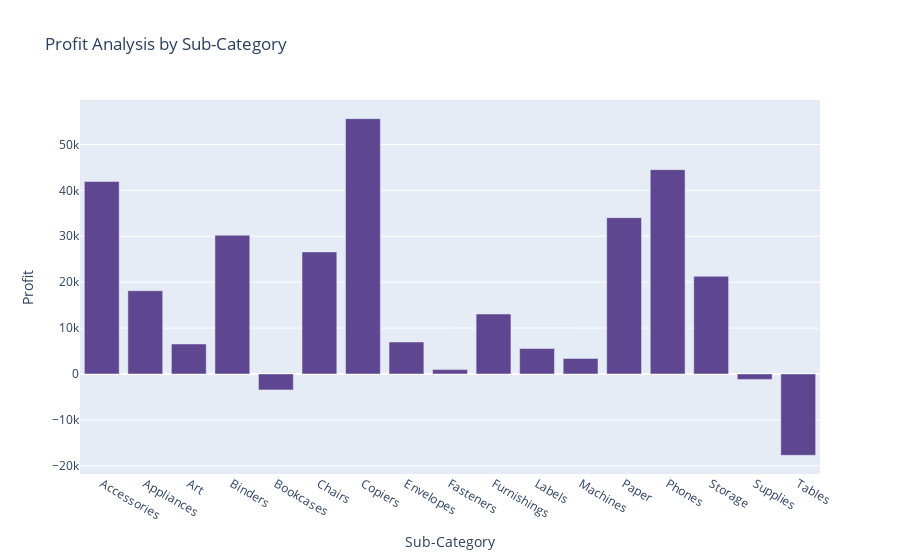

Source (notebook cell):
### Code cell
fig = px.bar(profit_by_subcategory,
             x="Sub-Category",
             y="Profit",
             title="Profit Analysis by Sub-Category",
            color_discrete_sequence=px.colors.qualitative.Prism)
fig.show()

### Figure 1 — Plotly figure (JSON) as saved in the notebook; plotly's stock layout.template omitted (floating-point values rounded to 4 significant figures)
{"data": [{"alignmentgroup": "True", "hovertemplate": "Sub-Category=%{x}<br>Profit=%{y}<extra></extra>", "legendgroup": "", "marker": {"color": "rgb(95, 70, 144)", "pattern": {"shape": ""}}, "name": "", "offsetgroup": "", "orientation": "v", "showlegend": false, "textposition": "auto", "type": "bar", "x": ["Accessories", "Appliances", "Art", "Binders", "Bookcases", "Chairs", "Copiers", "Envelopes", "Fasteners", "Furnishings", "Labels", "Machines", "Paper", "Phones", "Storage", "Supplies", "Tables"], "xaxis": "x", "y": [41940.0, 18140.0, 6528.0, 30220.0, -3473.0, 26590.0, 55620.0, 6964.0, 949.5, 13060.0, 5546.0, 3385.0, 34050.0, 44520.0, 21280.0, -1189.0, -17730.0], "yaxis": "y"}], "layout": {"autosize": true, "barmode": "relative", "legend": {"tracegroupgap": 0}, "title": {"text": "Profit Analysis by Sub-Category"}, "xaxis": {"anchor": "y", "autorange": true, "domain": [0, 1], "range": [-0.5, 16.5], "title": {"text": "Sub-Category"}, "type": "category"}, "yaxis": {"anchor": "x", "autorange": true, "domain": [0, 1], "range": [-21800.0, 59690.0], "title": {"text": "Profit"}, "type": "linear"}}}
